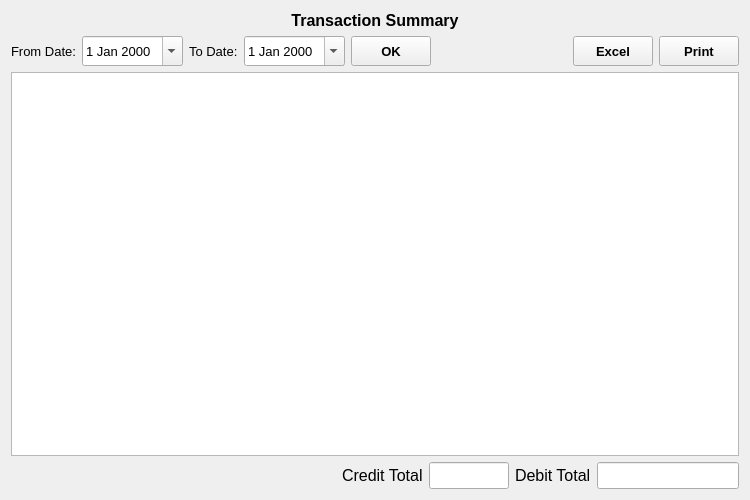
<?xml version="1.0" encoding="UTF-8"?>
<ui version="4.0">
 <class>LedgerTransactionSummary</class>
 <widget class="QWidget" name="LedgerTransactionSummary">
  <property name="geometry">
   <rect>
    <x>0</x>
    <y>0</y>
    <width>750</width>
    <height>500</height>
   </rect>
  </property>
  <property name="font">
   <font>
    <family>Microsoft YaHei UI</family>
    <pointsize>12</pointsize>
   </font>
  </property>
  <property name="windowTitle">
   <string>Form</string>
  </property>
  <layout class="QVBoxLayout" name="verticalLayout_3">
   <item>
    <widget class="QLabel" name="label">
     <property name="font">
      <font>
       <family>Microsoft YaHei UI</family>
       <pointsize>12</pointsize>
       <weight>75</weight>
       <bold>true</bold>
      </font>
     </property>
     <property name="text">
      <string>Transaction Summary</string>
     </property>
     <property name="alignment">
      <set>Qt::AlignCenter</set>
     </property>
    </widget>
   </item>
   <item>
    <layout class="QHBoxLayout" name="horizontalLayout">
     <item>
      <widget class="QLabel" name="fromDateLabel">
       <property name="font">
        <font>
         <family>Microsoft YaHei UI</family>
         <pointsize>10</pointsize>
        </font>
       </property>
       <property name="text">
        <string>From Date:</string>
       </property>
      </widget>
     </item>
     <item>
      <widget class="QDateEdit" name="fromDateDateEdit">
       <property name="minimumSize">
        <size>
         <width>0</width>
         <height>30</height>
        </size>
       </property>
       <property name="font">
        <font>
         <family>Microsoft YaHei UI</family>
         <pointsize>10</pointsize>
        </font>
       </property>
       <property name="calendarPopup">
        <bool>true</bool>
       </property>
      </widget>
     </item>
     <item>
      <widget class="QLabel" name="toDateLabel">
       <property name="font">
        <font>
         <family>Microsoft YaHei UI</family>
         <pointsize>10</pointsize>
        </font>
       </property>
       <property name="text">
        <string>To Date:</string>
       </property>
      </widget>
     </item>
     <item>
      <widget class="QDateEdit" name="toDateDateEdit">
       <property name="minimumSize">
        <size>
         <width>0</width>
         <height>30</height>
        </size>
       </property>
       <property name="font">
        <font>
         <family>Microsoft YaHei UI</family>
         <pointsize>10</pointsize>
        </font>
       </property>
       <property name="calendarPopup">
        <bool>true</bool>
       </property>
      </widget>
     </item>
     <item>
      <widget class="QToolButton" name="OKButton">
       <property name="minimumSize">
        <size>
         <width>80</width>
         <height>30</height>
        </size>
       </property>
       <property name="font">
        <font>
         <family>Microsoft YaHei UI</family>
         <pointsize>10</pointsize>
         <weight>75</weight>
         <bold>true</bold>
        </font>
       </property>
       <property name="text">
        <string>OK</string>
       </property>
      </widget>
     </item>
     <item>
      <spacer name="horizontalSpacer">
       <property name="orientation">
        <enum>Qt::Horizontal</enum>
       </property>
       <property name="sizeHint" stdset="0">
        <size>
         <width>40</width>
         <height>20</height>
        </size>
       </property>
      </spacer>
     </item>
     <item>
      <widget class="QToolButton" name="excelButton">
       <property name="minimumSize">
        <size>
         <width>80</width>
         <height>30</height>
        </size>
       </property>
       <property name="font">
        <font>
         <family>Microsoft YaHei UI</family>
         <pointsize>10</pointsize>
         <weight>75</weight>
         <bold>true</bold>
        </font>
       </property>
       <property name="text">
        <string>Excel</string>
       </property>
      </widget>
     </item>
     <item>
      <widget class="QToolButton" name="printButton">
       <property name="minimumSize">
        <size>
         <width>80</width>
         <height>30</height>
        </size>
       </property>
       <property name="font">
        <font>
         <family>Microsoft YaHei UI</family>
         <pointsize>10</pointsize>
         <weight>75</weight>
         <bold>true</bold>
        </font>
       </property>
       <property name="text">
        <string>Print</string>
       </property>
      </widget>
     </item>
    </layout>
   </item>
   <item>
    <widget class="QTableView" name="tableView"/>
   </item>
   <item>
    <layout class="QHBoxLayout" name="horizontalLayout_2" stretch="1,0,0,0,0">
     <item>
      <spacer name="horizontalSpacer_2">
       <property name="orientation">
        <enum>Qt::Horizontal</enum>
       </property>
       <property name="sizeHint" stdset="0">
        <size>
         <width>40</width>
         <height>20</height>
        </size>
       </property>
      </spacer>
     </item>
     <item>
      <widget class="QLabel" name="label_4">
       <property name="text">
        <string>Credit Total</string>
       </property>
      </widget>
     </item>
     <item>
      <widget class="QLineEdit" name="salesTotal">
       <property name="maximumSize">
        <size>
         <width>80</width>
         <height>16777215</height>
        </size>
       </property>
       <property name="alignment">
        <set>Qt::AlignRight|Qt::AlignTrailing|Qt::AlignVCenter</set>
       </property>
       <property name="readOnly">
        <bool>true</bool>
       </property>
      </widget>
     </item>
     <item>
      <widget class="QLabel" name="label_2">
       <property name="text">
        <string>Debit Total</string>
       </property>
      </widget>
     </item>
     <item>
      <widget class="QLineEdit" name="purchTotalEdit"/>
     </item>
    </layout>
   </item>
  </layout>
 </widget>
 <resources/>
 <connections/>
</ui>
